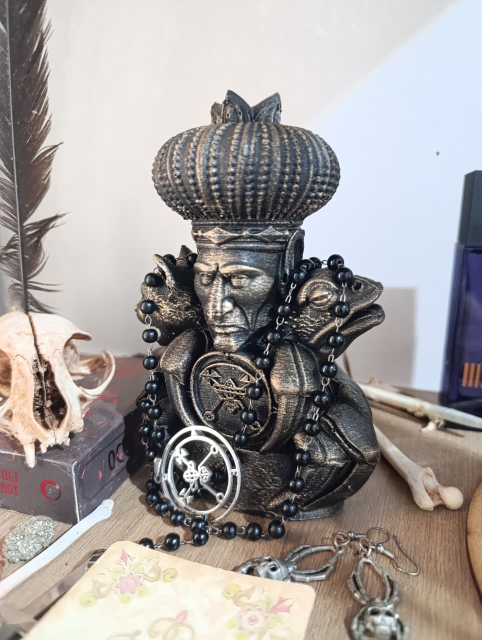
#> input picture assets/backgrounds/bg.jpg, 963 x 1280 px (shown at 1/2 size)
$ python -i background.py   (imports and definitions only)
#> lines starting #> are read from the running program, lines starting #| are printed output that depends on the picture
### effects/segmentation.py
from contextlib import nullcontext
from time import perf_counter

import cv2
import numpy as np
import torch

from config import (
    SEGMENTATION_BACKEND,
    RVM_MODEL,
    RVM_DEVICE,
    RVM_DOWNSAMPLE_RATIO,
    RVM_INFERENCE_WIDTH,
    RVM_INFERENCE_HEIGHT,
    RVM_PROCESS_EVERY_N_FRAMES,
    RVM_TORCH_THREADS,
    USE_FP16,
    MASK_BLUR_KERNEL,
)


class PersonSegmenter:
    def __init__(self):
        self.backend = SEGMENTATION_BACKEND.lower()

        if self.backend == "rvm":
            self._init_rvm()
        else:
            raise ValueError(f"Backend de segmentacao nao suportado: {self.backend}")

    def _init_rvm(self):
        if RVM_TORCH_THREADS and RVM_TORCH_THREADS > 0:
            torch.set_num_threads(int(RVM_TORCH_THREADS))

        requested_device = str(RVM_DEVICE).lower()
        cuda_available = torch.cuda.is_available()

        print("[RVM] Diagnostico do PyTorch")
        print(f"[RVM] PyTorch: {torch.__version__}")
        print(f"[RVM] torch.version.cuda: {torch.version.cuda}")
        print(f"[RVM] torch.cuda.is_available(): {cuda_available}")

        if cuda_available:
            print(f"[RVM] GPU: {torch.cuda.get_device_name(0)}")
        else:
            print("[RVM] GPU: sem CUDA disponivel")

        if requested_device == "auto":
            self.device = torch.device("cuda" if cuda_available else "cpu")
        elif requested_device.startswith("cuda") and not cuda_available:
            print(
                f"[RVM] AVISO: RVM_DEVICE='{RVM_DEVICE}', mas CUDA nao esta "
                "disponivel. Usando CPU."
            )
            self.device = torch.device("cpu")
        else:
            self.device = torch.device(RVM_DEVICE)

        print(f"[RVM] Carregando modelo '{RVM_MODEL}' em: {self.device}")
        self.model = torch.hub.load(
            "PeterL1n/RobustVideoMatting",
            RVM_MODEL,
            pretrained=True,
            trust_repo=True,
        )
        self.model = self.model.eval().to(self.device)
        self.device = next(self.model.parameters()).device
        self.use_fp16 = bool(USE_FP16 and self.device.type == "cuda")

        if self.device.type == "cuda":
            torch.backends.cudnn.benchmark = True

        print(f"[RVM] Device real do modelo: {self.device}")
        print(
            f"[RVM] Resolucao de inferencia: "
            f"{RVM_INFERENCE_WIDTH}x{RVM_INFERENCE_HEIGHT}, "
            f"downsample_ratio={RVM_DOWNSAMPLE_RATIO}"
        )
        print(
            f"[RVM] FP16 autocast: {self.use_fp16} | "
            f"processa a cada {max(1, int(RVM_PROCESS_EVERY_N_FRAMES))} frame(s)"
        )

        self.rec = [None, None, None, None]
        self._rec_input_size = None
        self._cached_alpha = None
        self._cached_alpha_size = None
        self._frame_index = 0
        self.last_segmentation_ms = 0.0
        self.last_alpha_resize_ms = 0.0
        self.last_inference_ms = 0.0
        self.last_mask_reused = False
        self._first_inference_completed = False

    def get_person_mask(self, frame):
        if self.backend != "rvm":
            return None

        original_size = (frame.shape[1], frame.shape[0])
        process_every = max(1, int(RVM_PROCESS_EVERY_N_FRAMES))
        should_process = (
            self._cached_alpha is None
            or self._cached_alpha_size != original_size
            or self._frame_index % process_every == 0
        )
        self._frame_index += 1

        if not should_process:
            self.last_segmentation_ms = 0.0
            self.last_alpha_resize_ms = 0.0
            self.last_inference_ms = 0.0
            self.last_mask_reused = True
            return self._cached_alpha

        alpha = self._get_rvm_alpha(frame)
        self._cached_alpha = alpha
        self._cached_alpha_size = original_size
        self.last_mask_reused = False
        return alpha

    # [4 lines left out: function _autocast_context, not called in this run]

    def _get_rvm_alpha(self, frame):
        segmentation_started_at = perf_counter()
        original_height, original_width = frame.shape[:2]
        inference_width = int(RVM_INFERENCE_WIDTH)
        inference_height = int(RVM_INFERENCE_HEIGHT)

        if inference_width <= 0 or inference_height <= 0:
            inference_width = original_width
            inference_height = original_height

        inference_size = (inference_width, inference_height)

        if (original_width, original_height) != inference_size:
            inference_frame = cv2.resize(
                frame,
                inference_size,
                interpolation=cv2.INTER_AREA,
            )
        else:
            inference_frame = frame

        if self._rec_input_size != inference_size:
            self.rec = [None, None, None, None]
            self._rec_input_size = inference_size

        rgb_frame = cv2.cvtColor(inference_frame, cv2.COLOR_BGR2RGB)
        src = torch.from_numpy(rgb_frame)
        src = src.permute(2, 0, 1).unsqueeze(0)
        src = src.to(self.device, dtype=torch.float32).div_(255.0)

        if not self._first_inference_completed:
            print("[RVM] Iniciando primeira inferencia...")

        try:
            with torch.inference_mode():
                with self._autocast_context():
                    _, pha, *self.rec = self.model(
                        src,
                        *self.rec,
                        downsample_ratio=RVM_DOWNSAMPLE_RATIO,
                    )
        except (RuntimeError, TypeError) as exc:
            if not self.use_fp16:
                raise

            print(f"[RVM] FP16 falhou ({exc}). Tentando novamente em FP32.")
            self.use_fp16 = False
            self.rec = [None, None, None, None]

            with torch.inference_mode():
                _, pha, *self.rec = self.model(
                    src,
                    *self.rec,
                    downsample_ratio=RVM_DOWNSAMPLE_RATIO,
                )

        alpha = pha[0, 0].float().cpu().numpy()
        self.last_segmentation_ms = (
            perf_counter() - segmentation_started_at
        ) * 1000.0

        resize_started_at = perf_counter()
        if alpha.shape != (original_height, original_width):
            alpha = cv2.resize(
                alpha,
                (original_width, original_height),
                interpolation=cv2.INTER_LINEAR,
            )

        np.clip(alpha, 0.0, 1.0, out=alpha)

        if MASK_BLUR_KERNEL > 1:
            kernel = int(MASK_BLUR_KERNEL)
            if kernel % 2 == 0:
                kernel += 1
            alpha = cv2.GaussianBlur(alpha, (kernel, kernel), 0)

        self.last_alpha_resize_ms = (
            perf_counter() - resize_started_at
        ) * 1000.0
        self.last_inference_ms = (
            self.last_segmentation_ms + self.last_alpha_resize_ms
        )

        if not self._first_inference_completed:
            self._first_inference_completed = True
            print(
                f"[RVM] Primeira inferencia concluida: "
                f"{self.last_inference_ms:.1f} ms"
            )

        return alpha

    def reset(self):
        if self.backend == "rvm":
            self.rec = [None, None, None, None]
            self._rec_input_size = None
            self._cached_alpha = None
            self._cached_alpha_size = None
            self._frame_index = 0

    def close(self):
        self.reset()

### effects/background.py
from time import perf_counter

import cv2
import numpy as np

from config import (
    BACKGROUND_ENABLED,
    BACKGROUND_MODE,
    BACKGROUND_IMAGE_PATH,
    BACKGROUND_BLUR_KERNEL,
    BLUR_WORK_WIDTH,
    BLUR_WORK_HEIGHT,
    SEGMENTATION_THRESHOLD,
    SEGMENTATION_BACKEND,
    MASK_FEATHER_KERNEL,
    RVM_ALPHA_SHIFT,
)
from effects.segmentation import PersonSegmenter


_segmenter = None
_cached_background_image = None
_cached_background_key = None
_missing_bg_warning_shown = False
_background_was_active = False
_cached_alpha_source = None
_cached_composition_alpha = None
_cached_composition_alpha_key = None
_last_background_timings = {
    "segmentation": 0.0,
    "alpha_resize": 0.0,
    "background_prepare": 0.0,
    "alpha_prepare": 0.0,
    "compose_math": 0.0,
    "compose_total": 0.0,
    "compose": 0.0,
}
_last_compose_timings = {
    "alpha_prepare": 0.0,
    "compose_math": 0.0,
    "compose_total": 0.0,
}


class AlphaCompositor:
    """Fast OpenCV alpha compositor with reusable alpha/output buffers."""

    def __init__(self):
        self._shape = None
        self._alpha_source = None
        self._alpha_2d = None
        self._inv_alpha = None
        self._output_u8 = None

    # [42 lines left out: functions _ensure_buffers, _prepare_alpha, compose, not called in this run]


_compositor = AlphaCompositor()


def get_segmenter():
    global _segmenter

    if _segmenter is None:
        _segmenter = PersonSegmenter()

    return _segmenter


def get_last_background_timings():
    return _last_background_timings.copy()


def _clear_background_timings():
    for stage in _last_background_timings:
        _last_background_timings[stage] = 0.0


# [31 lines left out: functions _deactivate_background, get_background_image, not called in this run]


def apply_background(
    frame,
    mode=None,
    threshold=None,
    blur_kernel=None,
    enabled=None,
):
    global _background_was_active

    _clear_background_timings()

    if enabled is None:
        enabled = BACKGROUND_ENABLED
    if mode is None:
        mode = BACKGROUND_MODE
    if threshold is None:
        threshold = SEGMENTATION_THRESHOLD
    if blur_kernel is None:
        blur_kernel = BACKGROUND_BLUR_KERNEL

    if not enabled or mode == "none":
        _deactivate_background()
        return frame

    if mode not in ("blur", "image"):
        _deactivate_background()
        return frame

    segmenter = get_segmenter()
    if not _background_was_active:
        segmenter.reset()
    _background_was_active = True

    mask = segmenter.get_person_mask(frame)
    _last_background_timings["segmentation"] = segmenter.last_segmentation_ms
    _last_background_timings["alpha_resize"] = segmenter.last_alpha_resize_ms

    if mask is None:
        return frame

    height, width = frame.shape[:2]
    started_at = perf_counter()

    if mode == "blur":
        background = make_blur_background(frame, blur_kernel)
    else:
        background = get_background_image(width, height)
        if background is None:
            background = make_blur_background(frame, blur_kernel)

    _last_background_timings["background_prepare"] = (
        perf_counter() - started_at
    ) * 1000.0

    output = compose_person_with_background(
        frame=frame,
        background=background,
        mask=mask,
        threshold=threshold,
    )
    _last_background_timings.update(_last_compose_timings)
    _last_background_timings["compose"] = _last_compose_timings["compose_total"]
    return output


# [91 lines left out: functions make_blur_background, build_alpha_mask, compose_person_with_background, not called in this run]

>>> import cv2
>>> picture = cv2.imread('../assets/backgrounds/bg.jpg')
#> picture is the input picture: shape (1280, 963, 3); mean B, G, R 155.7, 157.3, 162.3
>>> result = apply_background(picture)
#> (the call stopped at in _init_rvm, `cuda_available = torch.cuda.is_available()`: torch is not available in this run)
#> in _get_rvm_alpha, `inference_frame = cv2.resize( frame, inference_size, interpolation=cv2..`:
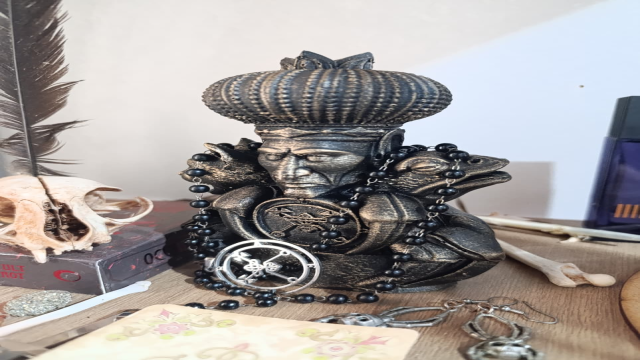
#> inference_frame: shape (360, 640, 3); mean B, G, R 155.7, 157.3, 162.3
#> (the run stopped early here; a loop or call above may not have finished)
